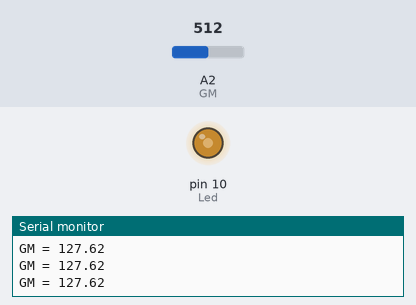
Recording of a sketch running on a simulated Arduino Uno, built with avr-gcc and run on an emulated ATmega328P. On the bench: output pins drawn as LEDs (lit = HIGH), the last lines printed to the serial monitor. The inputs (shaded band) are chosen by the test bench; at power-on: A2 (GM) = 512.

Above: at 1.2 s.
1.3 s: A2 (GM) set to 716
At 2.5 s:
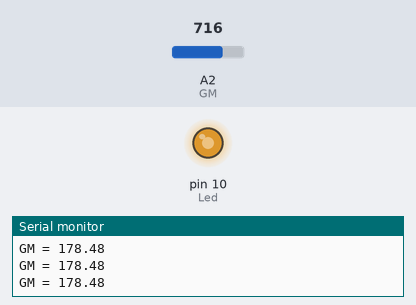
2.8 s: A2 (GM) set to 900
At 3.4 s:
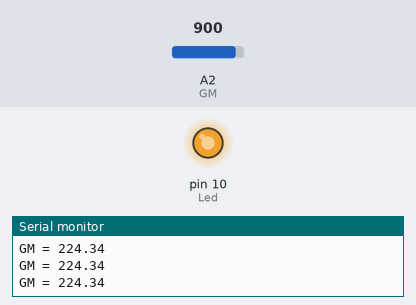
4.3 s: A2 (GM) set to 122
At 4.6 s:
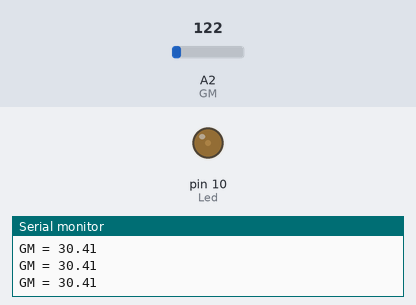
5.8 s: A2 (GM) set to 0
At 6.4 s:
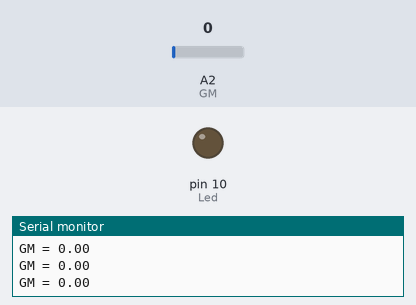
7.3 s: A2 (GM) set to 511
At 8.2 s:
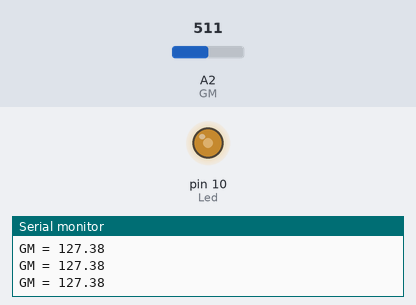
Timing chart, 0 to 9.8 s (numbered marks = the images above; inputs shaded):
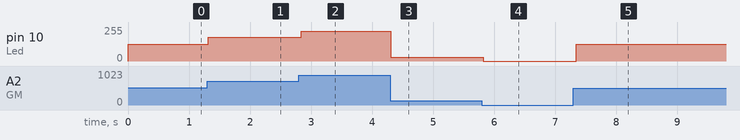

The sketch:

06.DimmableLed.ino
```cpp
int GM = A2;
float readGM;
int Led = 10;
void setup(){
    Serial.begin(9600);
    pinMode(GM, INPUT);
    pinMode(10,OUTPUT);
}

void loop(){
    readGM = ((analogRead(GM))*(255.0)/1023.0);
    Serial.print("GM = ");
    Serial.println(readGM);
    analogWrite(Led, readGM);
    delay(50);
}
```

Measured:
- after the input at 1.3 s, pin 10 (Led): 127/255 → 178/255 at once
- after the input at 2.8 s, pin 10 (Led): 178/255 → 224/255 at once
- after the input at 4.3 s, pin 10 (Led): 224/255 → 30/255 at once
- after the input at 5.8 s, pin 10 (Led): 30/255 → 0/255 at once
- after the input at 7.3 s, pin 10 (Led): 0/255 → 127/255 at once
